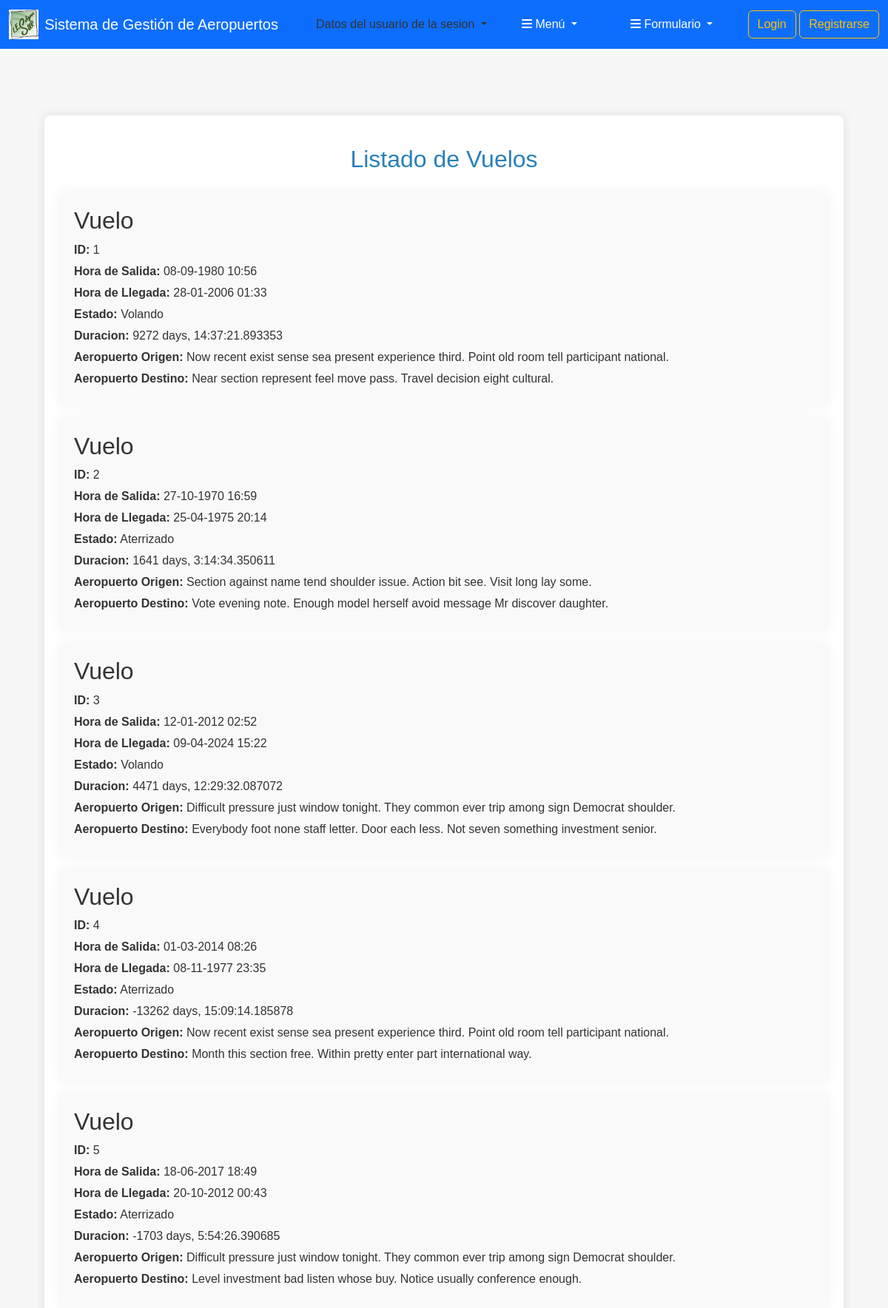
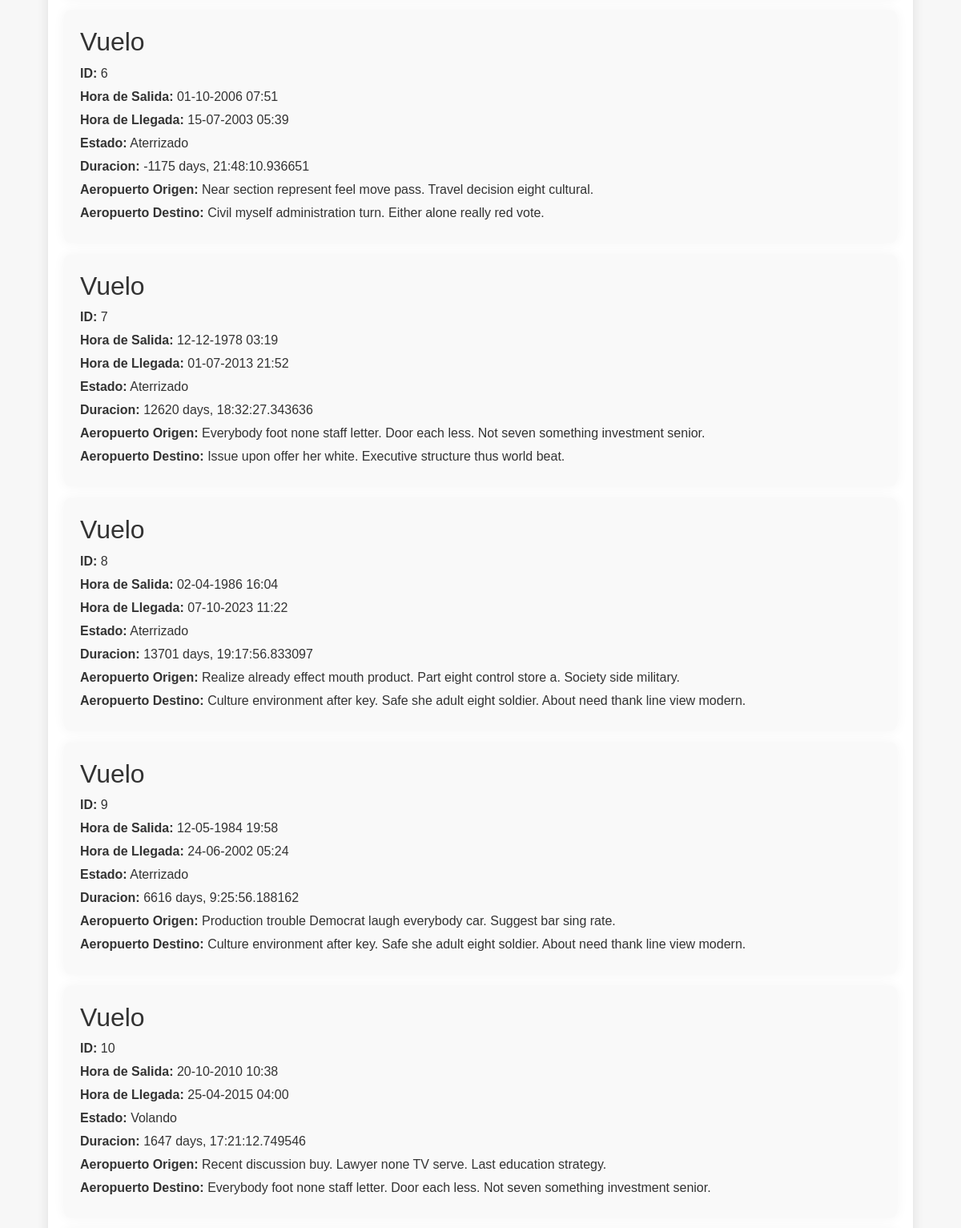
The app's page /vuelo/ (upper part) with its own data (2 pictures, top to bottom).
### apaeropuerto/models.py (models this page shows, shortened)
class Vuelo(models.Model):
    hora_salida = models.DateTimeField(blank=False,error_messages={'blank': 'Este campo no puede estar vacío.',})
    hora_llegada = models.DateTimeField(blank=False,error_messages={'blank': 'Este campo no puede estar vacío.',})
    estado  = models.BooleanField(db_column='Volando') #boolean
    duracion = models.DurationField(editable=False)  # Duración del vuelo
    origen = models.ForeignKey(Aeropuerto , on_delete=models.CASCADE ,related_name='vuelos_de_origen') # ManyToOne
    destino = models.ForeignKey(Aeropuerto , on_delete=models.CASCADE ,related_name='vuelos_de_destino') #ManyToOne
    aerolinea = models.ManyToManyField(Aerolinea , through='VueloAerolinea' , related_name='vuelo_aerolinea') # tabla ManyToMany intermedia

class Aeropuerto(models.Model):
    PAISES = [
    ("ES", "España"),
    ("FR", "Francia"),
    ("IT", "Italia"),
    ("DE", "Alemania"),
    ("PT", "Portugal"),
    ("NL", "Países Bajos"),
    ("BE", "Bélgica"),
    ("SE", "Suecia"),
    ("AT", "Austria"),
    ("CH", "Suiza"),
    ]
    CIUDADES = [
    ("ES", "Madrid"),
    ("FR", "París"),
    ("IT", "Roma"),
    ("DE", "Berlín"),
    ("PT", "Lisboa"),
    ("NL", "Ámsterdam"),
    ("BE", "Bruselas"),
    ("SE", "Estocolmo"),
    ("AT", "Viena"),
    ("CH", "Ginebra"),
    ]
    nombre = models.CharField(
        max_length=100,
        verbose_name="Aeropuerto"
    )
    ciudades = models.CharField(
        max_length=2,
        choices=CIUDADES,default='ES'
    )
    pais = models.CharField(
        max_length=2,
        choices=PAISES, default='ES'
    )
    capacidad_maxima = models.IntegerField(default=150) # Campo por defecto
    def __str__(self):
        return self.nombre

### apaeropuerto/views.py (the view)
# urls.py: path('vuelo/', views.lista_vuelo, name='lista_vuelo'),
def lista_vuelo(request):
    vuelos = Vuelo.objects.all()
    return render(request, 'paginas/vuelo_list.html', {'vuelos': vuelos})

### apaeropuerto/templates/paginas/vuelo_list.html (shortened to what this page needs)
{% extends "Principal.html" %}
{% load static %}
{% block contenido %}
    <div class="container">
        <h1>Listado de Vuelos</h1>
        {% for vuelo in vuelos %}
        <article>
            {% include 'Listas/Vuelo.html' %}
        </article>
        {% endfor %}
    </div>
{% endblock %}

### apaeropuerto/templates/Listas/Vuelo.html
    <h2>Vuelo</h2>
    <p><strong>ID:</strong> {{ vuelo.id }}</p>
    <p><strong>Hora de Salida:</strong> {{ vuelo.hora_salida|date:"d-m-Y H:i" }}</p>
    <p><strong>Hora de Llegada:</strong> {{ vuelo.hora_llegada|date:"d-m-Y H:i" }}</p>
    <p><strong>Estado:</strong> {% if vuelo.estado %} Volando {% else %} Aterrizado {% endif %}</p>
    <p><strong>Duracion:</strong> {{ vuelo.duracion }}</p>
    <p><strong>Aeropuerto Origen:</strong> {{ vuelo.origen }}</p>
    <p><strong>Aeropuerto Destino:</strong> {{ vuelo.destino }}</p>

### apaeropuerto/static/css/estilos.css (style rules this page uses)
html, body { margin: 0; padding: 0; min-height: 100%; display: flex; flex-direction: column; }
body { font-family: Arial, sans-serif; background-color: #f7f7f7; color: #333; flex: 1; }
.container { width: 90%; margin: 20px auto; background-color: #fff; padding: 20px; border-radius: 8px; box-shadow: 0px 0px 15px rgba(0, 0, 0, 0.1); }
h1 { color: #2980b9; text-align: center; margin-bottom: 25px; font-size: 2em; margin-top: 20px; }
article { background-color: #f9f9f9; padding: 20px; margin-bottom: 15px; border-radius: 8px; box-shadow: 0px 0px 15px rgba(0, 0, 0, 0.05); transition: transform 0.2s; }
article p { margin: 5px 0; }
article strong { color: #333; }

### records on screen
Vuelo: id "1", hora_salida "08-09-1980 10:56", hora_llegada "28-01-2006 01:33", Volando "Volando", duracion "9272 days, 14:37:21.893353", origen "Now recent exist sense sea present experience third. Point old room tell participant national.", destino "Near section represent feel move pass. Travel decision eight cultural."
Vuelo: id "2", hora_salida "27-10-1970 16:59", hora_llegada "25-04-1975 20:14", Volando "Aterrizado", duracion "1641 days, 3:14:34.350611", origen "Section against name tend shoulder issue. Action bit see. Visit long lay some.", destino "Vote evening note. Enough model herself avoid message Mr discover daughter."
Vuelo: id "3", hora_salida "12-01-2012 02:52", hora_llegada "09-04-2024 15:22", Volando "Volando", duracion "4471 days, 12:29:32.087072", origen "Difficult pressure just window tonight. They common ever trip among sign Democrat shoulder.", destino "Everybody foot none staff letter. Door each less. Not seven something investment senior."
Vuelo: id "4", hora_salida "01-03-2014 08:26", hora_llegada "08-11-1977 23:35", Volando "Aterrizado", duracion "-13262 days, 15:09:14.185878", origen "Now recent exist sense sea present experience third. Point old room tell participant national.", destino "Month this section free. Within pretty enter part international way."
Vuelo: id "5", hora_salida "18-06-2017 18:49", hora_llegada "20-10-2012 00:43", Volando "Aterrizado", duracion "-1703 days, 5:54:26.390685", origen "Difficult pressure just window tonight. They common ever trip among sign Democrat shoulder.", destino "Level investment bad listen whose buy. Notice usually conference enough."
Vuelo: id "6", hora_salida "01-10-2006 07:51", hora_llegada "15-07-2003 05:39", Volando "Aterrizado", duracion "-1175 days, 21:48:10.936651", origen "Near section represent feel move pass. Travel decision eight cultural.", destino "Civil myself administration turn. Either alone really red vote."
Vuelo: id "7", hora_salida "12-12-1978 03:19", hora_llegada "01-07-2013 21:52", Volando "Aterrizado", duracion "12620 days, 18:32:27.343636", origen "Everybody foot none staff letter. Door each less. Not seven something investment senior.", destino "Issue upon offer her white. Executive structure thus world beat."
Vuelo: id "8", hora_salida "02-04-1986 16:04", hora_llegada "07-10-2023 11:22", Volando "Aterrizado", duracion "13701 days, 19:17:56.833097", origen "Realize already effect mouth product. Part eight control store a. Society side military.", destino "Culture environment after key. Safe she adult eight soldier. About need thank line view modern."
Vuelo: id "9", hora_salida "12-05-1984 19:58", hora_llegada "24-06-2002 05:24", Volando "Aterrizado", duracion "6616 days, 9:25:56.188162", origen "Production trouble Democrat laugh everybody car. Suggest bar sing rate.", destino "Culture environment after key. Safe she adult eight soldier. About need thank line view modern."
Vuelo: id "10", hora_salida "20-10-2010 10:38", hora_llegada "25-04-2015 04:00", Volando "Volando", duracion "1647 days, 17:21:12.749546", origen "Recent discussion buy. Lawyer none TV serve. Last education strategy.", destino "Everybody foot none staff letter. Door each less. Not seven something investment senior."
